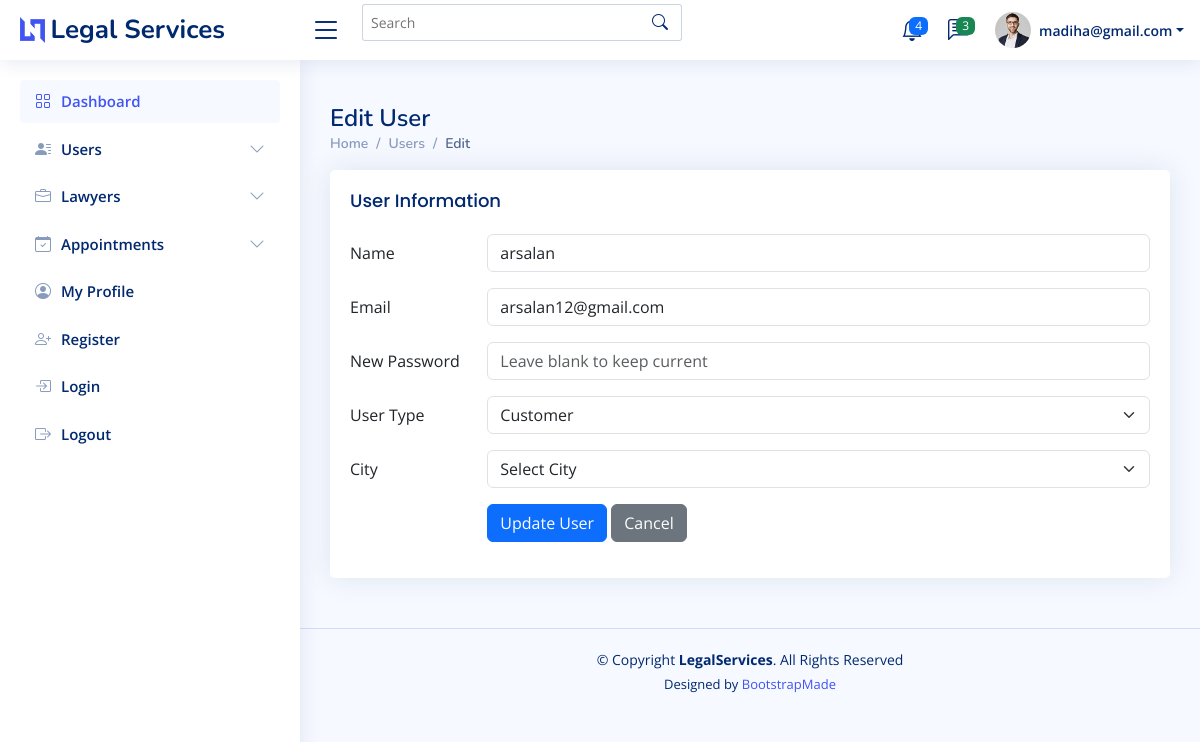
The page /admin/user.edit.php?id=16 (signed in) on the database as committed earlier.
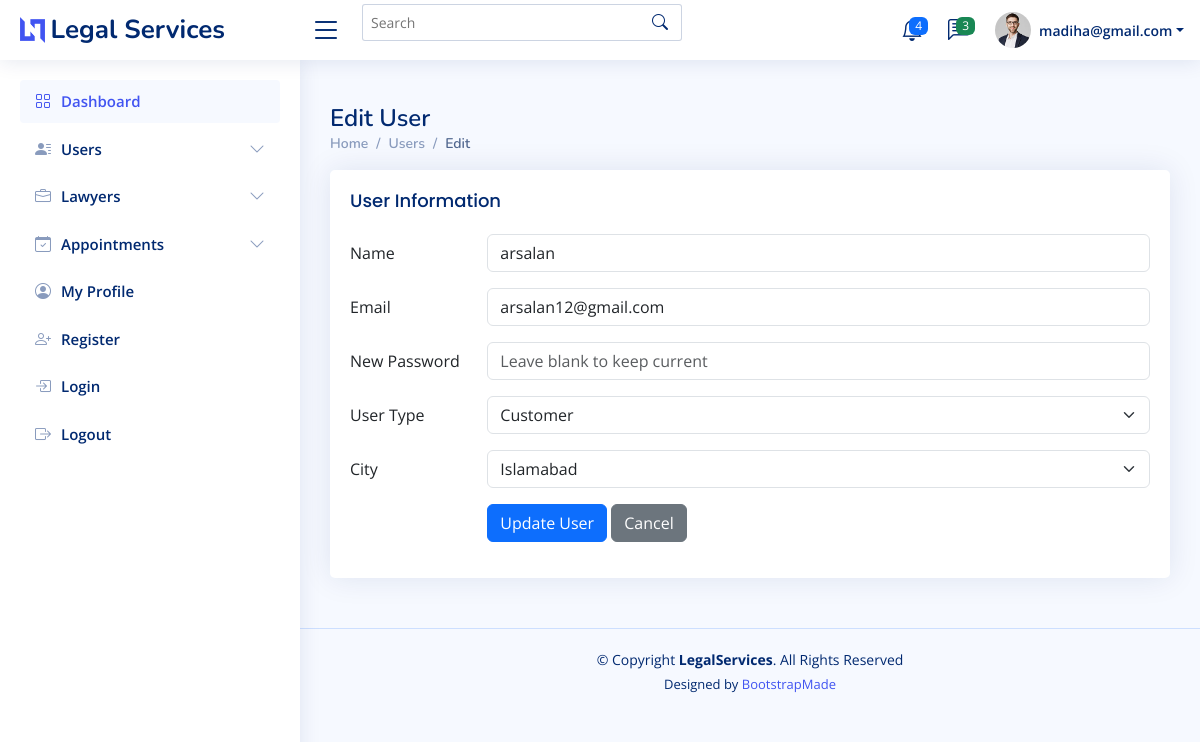
The same page on the database as committed later.
### tables this page shows
CREATE TABLE `users` (
  `user_id` int(11) NOT NULL,
  `name` varchar(100) NOT NULL,
  `email` varchar(150) NOT NULL,
  `password` varchar(255) NOT NULL,
  `profile_photo` varchar(255) DEFAULT NULL,
  `user_type` enum('Customer','Lawyer','Admin') NOT NULL,
  `city_id` int(11) DEFAULT NULL,
  `created_at` timestamp NOT NULL DEFAULT current_timestamp(),
  `contact_info` varchar(255) DEFAULT NULL
);

CREATE TABLE `cities` (
  `city_id` int(11) NOT NULL,
  `city_name` varchar(100) NOT NULL
);

### admin/user.edit.php (the view, shortened to what this page needs)
<?php
include('inc.header.php');
include('inc.connection.php');
$user_id = intval($_GET['id']);
$user_result = mysqli_query($conn, "SELECT * FROM users WHERE user_id = $user_id");
$user = mysqli_fetch_assoc($user_result);
$cities = [];
$cityResult = mysqli_query($conn, "SELECT * FROM cities ORDER BY city_name ASC");
if ($cityResult && mysqli_num_rows($cityResult) > 0) {
    while ($row = mysqli_fetch_assoc($cityResult)) {
        $cities[] = $row;
    }
}
?>
<main id="main" class="main">
<div class="pagetitle">
  <h1>Edit User</h1>
  <nav>
    <ol class="breadcrumb">
      <li class="breadcrumb-item"><a href="index.php">Home</a></li>
      <li class="breadcrumb-item"><a href="users.php">Users</a></li>
      <li class="breadcrumb-item active">Edit</li>
    </ol>
  </nav>
</div>
<section class="section">
  <div class="row">
    <div class="col-lg-12">
      <div class="card">
        <div class="card-body">
          <h5 class="card-title">User Information</h5>
          <form method="POST">
            <div class="row mb-3">
              <label class="col-sm-2 col-form-label">Name</label>
              <div class="col-sm-10">
                <input type="text" name="name" class="form-control" value="<?= htmlspecialchars($user['name']) ?>" required>
              </div>
            </div>
            <div class="row mb-3">
              <label class="col-sm-2 col-form-label">Email</label>
              <div class="col-sm-10">
                <input type="email" name="email" class="form-control" value="<?= htmlspecialchars($user['email']) ?>" required>
              </div>
            </div>
            <div class="row mb-3">
              <label class="col-sm-2 col-form-label">New Password</label>
              <div class="col-sm-10">
                <input type="password" name="password" class="form-control" placeholder="Leave blank to keep current">
              </div>
            </div>
            <div class="row mb-3">
              <label class="col-sm-2 col-form-label">User Type</label>
              <div class="col-sm-10">
                <select name="user_type" class="form-select" required>
                  <option value="Customer" <?= $user['user_type'] == 'Customer' ? 'selected' : '' ?>>Customer</option>
                </select>
              </div>
            </div>
            <div class="row mb-3">
              <label class="col-sm-2 col-form-label">City</label>
              <div class="col-sm-10">
                <select name="city_id" class="form-select" required>
                  <option value="">Select City</option>
                  <?php foreach ($cities as $city): ?>
                    <option value="<?= $city['city_id'] ?>" <?= $user['city_id'] == $city['city_id'] ? 'selected' : '' ?>>
                      <?= htmlspecialchars($city['city_name']) ?>
                    </option>
                  <?php endforeach; ?>
                </select>
              </div>
            </div>
            <div class="row mb-3">
              <div class="col-sm-10 offset-sm-2">
                <button type="submit" class="btn btn-primary">Update User</button>
                <a href="users.php" class="btn btn-secondary">Cancel</a>
              </div>
            </div>
          </form>
        </div>
      </div>
    </div>
  </div>
</section>
</main>
<?php include('inc.footer.php'); ?>

Rows that differ between the two databases and show on the page:
changed users "arsalan": city_id (not shown) → "Islamabad"
Other text that changed with them:
form field city_id: "Select City" → (not shown)
